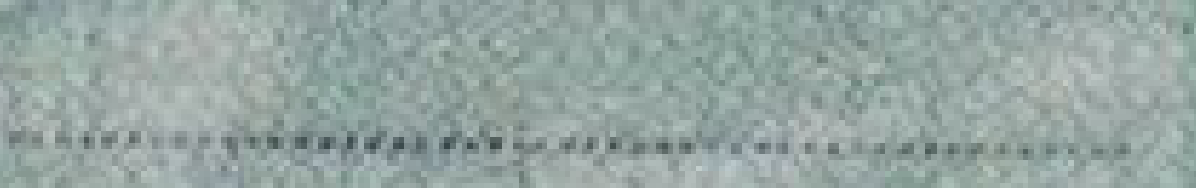
#> input picture 2_ho-khau-1.png, 1196 x 188 px
$ python temp.py
#> lines starting #> are read from the running program, lines starting #| are printed output that depends on the picture
from PIL import Image, ImageDraw, ImageFont
import cv2

img = Image.new('RGBA', (398, 62), (255, 0, 0, 0))

draw = ImageDraw.Draw(img)
font = ImageFont.truetype("font/palatino_linotype.ttf", 35)

draw.text((10, 15), "Nguyễn Đình Đắc", font=font, fill=(0,0,0,255))
img = img.resize((1196,188))
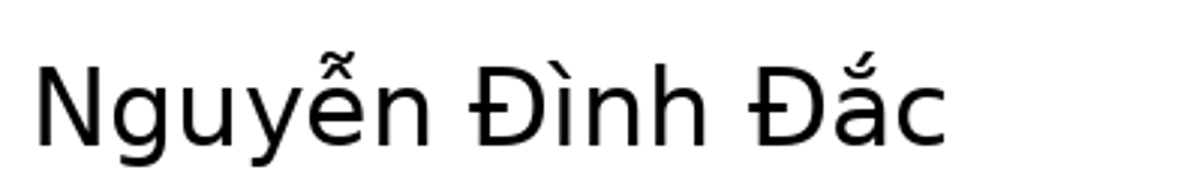
#> img: PIL image 1196x188 RGBA; mean R, G, B, A 0, 0, 0, 24.8; transparent parts drawn white

# image = cv2.imread("2_ho-khau-1.png")

# cv2_im_rgb = cv2.cvtColor(image, cv2.COLOR_RGB2RGBA)
pil_im = Image.open("2_ho-khau-1.png")
#> pil_im is the input picture: PIL image 1196x188 RGBA; mean R, G, B, A 149.9, 165.5, 162, 255
# pil_im = Image.fromarray(cv2_im_rgb)

text_img = Image.new('RGBA', (1196,188), (0, 0, 0, 0))
#> text_img: PIL image 1196x188 RGBA; every value is 0
text_img.paste(pil_im, (0,0))
text_img.paste(img, (0,0), mask=img)
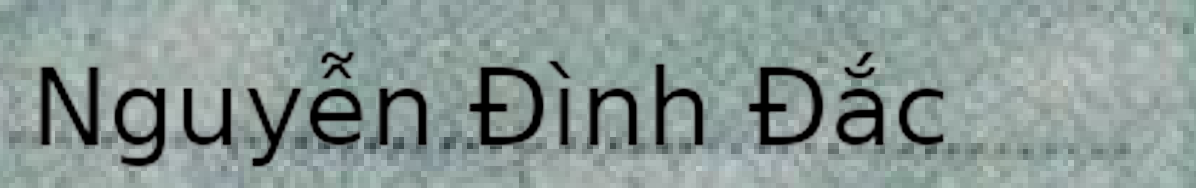
#> text_img: PIL image 1196x188 RGBA; mean R, G, B, A 135.5, 149.6, 146.4, 251.4; transparent parts drawn white
text_img.save("ball.png", format="png")

img.save('test.png', 'PNG')
